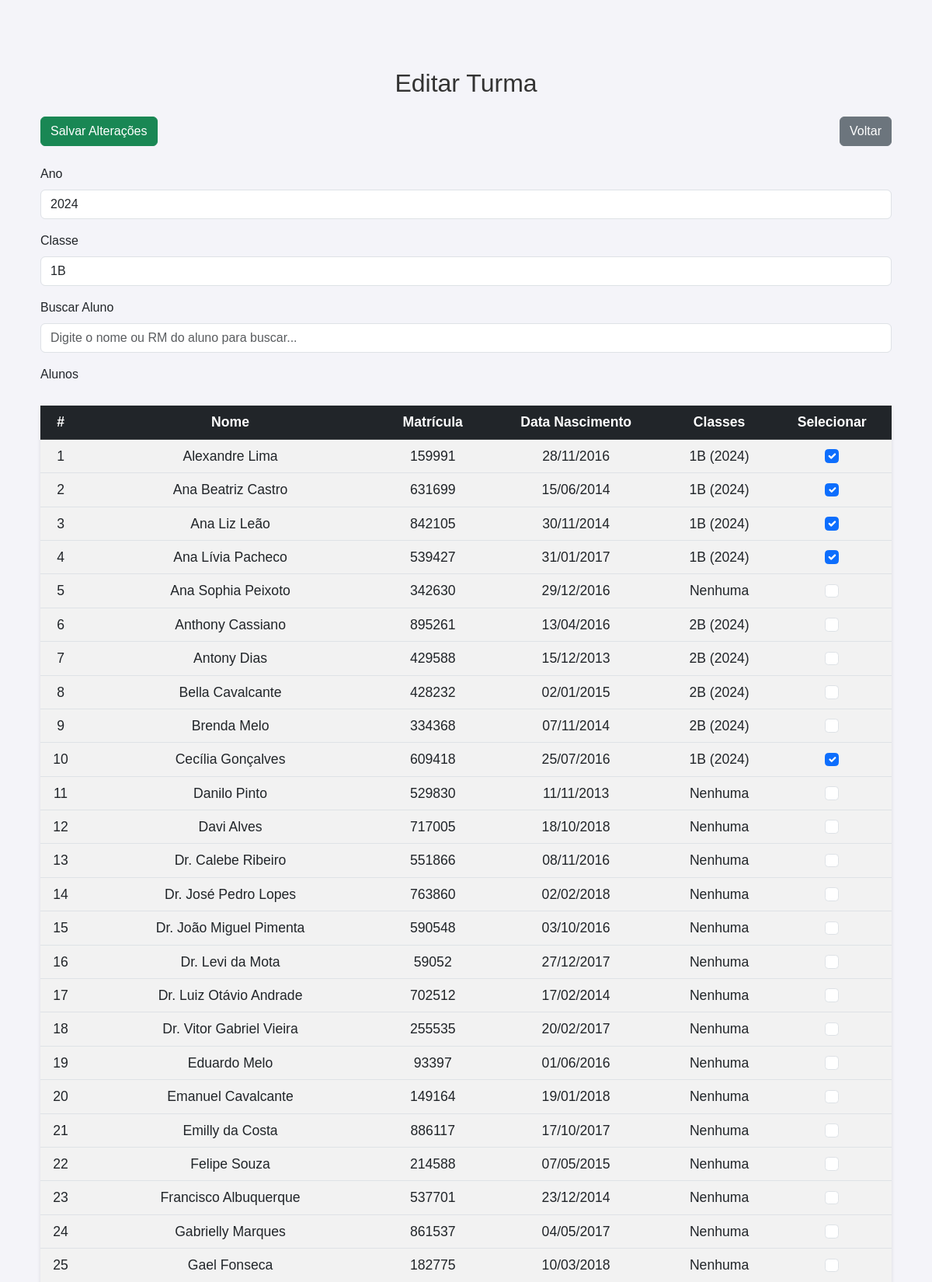
The app's page /secretaria/editar_turma/2/ (upper part) with its own data.
### core/models.py (models this page shows, shortened)
class Turma(models.Model):
    ano = models.PositiveIntegerField()  # Ano da turma (Exemplo: 2024)
    classe = models.CharField(max_length=5, default='Indefinido')  # Classe (Exemplo: 1A, 2B, etc.)
    alunos = models.ManyToManyField(Aluno, related_name='turmas')
    professores = models.ManyToManyField(Professor, related_name='turmas')
    class Meta:
        verbose_name = "Turma"
        verbose_name_plural = "Turmas"

class Aluno(models.Model):
    user = models.OneToOneField(User, on_delete=models.CASCADE, related_name='aluno_profile')
    nome = models.CharField(max_length=100)
    rm = models.CharField(max_length=20, unique=True)  # Registro de matrícula único
    ra_rg = models.CharField(max_length=20, blank=True, null=True)  # RA ou RG (opcional)
    data_nascimento = models.DateField()  # Data de nascimento do aluno
    status = models.CharField(
        max_length=11,
        choices=[('ativo', 'Ativo'), ('transferido', 'Transferido'), ('suplente', 'Suplente')],
        default='ativo'
    )
    email_responsavel = models.EmailField(max_length=100, blank=True, null=True)
    telefone_responsavel = models.CharField(max_length=15, blank=True, null=True)

### core/views.py (the view)
# urls.py: path('secretaria/editar_turma/<int:pk>/', views.editar_turma, name='editar_turma'),
def editar_turma(request, pk):
    turma = get_object_or_404(Turma, pk=pk)
    alunos = Aluno.objects.all()
    professores = Professor.objects.all()
    if request.method == 'POST':
        form = TurmaForm(request.POST, instance=turma)
        if form.is_valid():
            form.save()
            return redirect('gerenciar_turmas')
    else:
        form = TurmaForm(instance=turma)
    return render(request, 'core/editar_turma.html', {
        'form': form,
        'alunos': alunos,
        'professores': professores,
        'turma': turma
    })

### core/forms.py
class TurmaForm(forms.ModelForm):
    alunos = forms.ModelMultipleChoiceField(
        queryset=Aluno.objects.all(),
        widget=forms.CheckboxSelectMultiple,
        required=False  # Não é mais obrigatório
    )
    professores = forms.ModelMultipleChoiceField(
        queryset=Professor.objects.all(),
        widget=forms.CheckboxSelectMultiple,
        required=False  # Não é mais obrigatório
    )
    class Meta:
        model = Turma
        fields = ['ano', 'classe', 'alunos', 'professores']  # Campos para criação/edição da turma

### core/templates/core/editar_turma.html (shortened to what this page needs)
{% load static %}
<!DOCTYPE html>
<html lang="pt-BR">
<head>
    <link href="https://cdn.jsdelivr.net/npm/bootstrap@5.3.0/dist/css/bootstrap.min.css" rel="stylesheet">
    <link rel="stylesheet" href="{% static 'css/estilos.css' %}">
</head>
<body>
    <div class="container mt-5">
        <h1 class="text-center mb-4">Editar Turma</h1>
        <form method="POST">
            <div class="d-flex justify-content-between mb-4">
                <button type="submit" class="btn btn-success">Salvar Alterações</button>
                <a href="{% url 'gerenciar_turmas' %}" class="btn btn-secondary">Voltar</a>
            </div>
            <div class="mb-3">
                <label for="ano" class="form-label">Ano</label>
                <input type="text" class="form-control" id="ano" name="ano" value="{{ form.ano.value }}" required>
            </div>
            <div class="mb-3">
                <label for="classe" class="form-label">Classe</label>
                <input type="text" class="form-control" id="classe" name="classe" value="{{ form.classe.value }}" required>
            </div>
            <div class="mb-3">
                <label for="buscar_aluno" class="form-label">Buscar Aluno</label>
                <input type="text" class="form-control" id="buscar_aluno" placeholder="Digite o nome ou RM do aluno para buscar...">
            </div>
            <div class="mb-3">
                <label for="alunos" class="form-label">Alunos</label>
                <table class="table table-hover table-striped" id="tabela_alunos">
                    <thead class="table-dark">
                        <tr>
                            <th>#</th>
                            <th>Nome</th>
                            <th>Matrícula</th>
                            <th>Data Nascimento</th>
                            <th>Classes</th>
                            <th>Selecionar</th>
                        </tr>
                    </thead>
                    <tbody>
                        {% for aluno in alunos|dictsort:"nome" %}
                            <tr class="aluno-row">
                                <td>{{ forloop.counter }}</td>
                                <td>{{ aluno.nome }}</td>
                                <td>{{ aluno.rm }}</td>
                                <td>{{ aluno.data_nascimento|date:"d/m/Y" }}</td>
                                <td>
                                    {% if aluno.turmas.all %}
                                        {% for turma in aluno.turmas.all %}
                                            {{ turma.classe }} ({{ turma.ano }}){% if not forloop.last %}, {% endif %}
                                        {% endfor %}
                                    {% else %}
                                        Nenhuma
                                    {% endif %}
                                </td>
                                <td>
                                    <input class="form-check-input" type="checkbox" name="alunos" value="{{ aluno.id }}" id="aluno_{{ aluno.id }}" {% if aluno in turma.alunos.all %}checked{% endif %}>
                                </td>
                            </tr>
                        {% empty %}
                            <tr>
                                <td colspan="6">Nenhum aluno encontrado</td>
                            </tr>
                        {% endfor %}
                    </tbody>
                </table>
            </div>
        </form>
    </div>
</body>
</html>

### static/css/estilos.css (style rules this page uses)
body { font-family: 'Arial', sans-serif; background-color: #f4f4f9; margin: 20px; padding: 20px; }
h1 { color: #333; text-align: center; margin-top: 20px; font-size: 2em; }
table { width: 80%; margin: 20px auto; border-collapse: collapse; background-color: #fff; border-radius: 8px; box-shadow: 0 2px 5px rgba(0, 0, 0, 0.1); }
th, td { padding: 12px 15px; text-align: center !important; vertical-align: middle !important; font-size: 1.1em; }
th { background-color: #0066cc; color: white; font-weight: bold; }
td { background-color: #f9f9f9; color: #333; }
tr:nth-child(even) td { background-color: #f2f2f2; }

### records on screen
Turma: classe "1B", ano "2024"
Aluno: nome "Alexandre Lima", rm "159991", data_nascimento "28/11/2016", alunos "☑"
Aluno: nome "Ana Beatriz Castro", rm "631699", data_nascimento "15/06/2014", alunos "☑"
Aluno: nome "Ana Liz Leão", rm "842105", data_nascimento "30/11/2014", alunos "☑"
Aluno: nome "Ana Lívia Pacheco", rm "539427", data_nascimento "31/01/2017", alunos "☑"
Aluno: nome "Ana Sophia Peixoto", rm "342630", data_nascimento "29/12/2016", shows "Nenhuma"
Aluno: nome "Anthony Cassiano", rm "895261", data_nascimento "13/04/2016"
Turma: classe "2B", ano "2024"
Aluno: nome "Antony Dias", rm "429588", data_nascimento "15/12/2013"
Aluno: nome "Bella Cavalcante", rm "428232", data_nascimento "02/01/2015"
Aluno: nome "Brenda Melo", rm "334368", data_nascimento "07/11/2014"
Aluno: nome "Cecília Gonçalves", rm "609418", data_nascimento "25/07/2016", alunos "☑"
Aluno: nome "Danilo Pinto", rm "529830", data_nascimento "11/11/2013", shows "Nenhuma"
Aluno: nome "Davi Alves", rm "717005", data_nascimento "18/10/2018", shows "Nenhuma"
Aluno: nome "Dr. Calebe Ribeiro", rm "551866", data_nascimento "08/11/2016", shows "Nenhuma"
Aluno: nome "Dr. José Pedro Lopes", rm "763860", data_nascimento "02/02/2018", shows "Nenhuma"
Aluno: nome "Dr. João Miguel Pimenta", rm "590548", data_nascimento "03/10/2016", shows "Nenhuma"
Aluno: nome "Dr. Levi da Mota", rm "59052", data_nascimento "27/12/2017", shows "Nenhuma"
Aluno: nome "Dr. Luiz Otávio Andrade", rm "702512", data_nascimento "17/02/2014", shows "Nenhuma"
Aluno: nome "Dr. Vitor Gabriel Vieira", rm "255535", data_nascimento "20/02/2017", shows "Nenhuma"
Aluno: nome "Eduardo Melo", rm "93397", data_nascimento "01/06/2016", shows "Nenhuma"
Aluno: nome "Emanuel Cavalcante", rm "149164", data_nascimento "19/01/2018", shows "Nenhuma"
Aluno: nome "Emilly da Costa", rm "886117", data_nascimento "17/10/2017", shows "Nenhuma"
Aluno: nome "Felipe Souza", rm "214588", data_nascimento "07/05/2015", shows "Nenhuma"
Aluno: nome "Francisco Albuquerque", rm "537701", data_nascimento "23/12/2014", shows "Nenhuma"
Aluno: nome "Gabrielly Marques", rm "861537", data_nascimento "04/05/2017", shows "Nenhuma"
Aluno: nome "Gael Fonseca", rm "182775", data_nascimento "10/03/2018", shows "Nenhuma"
